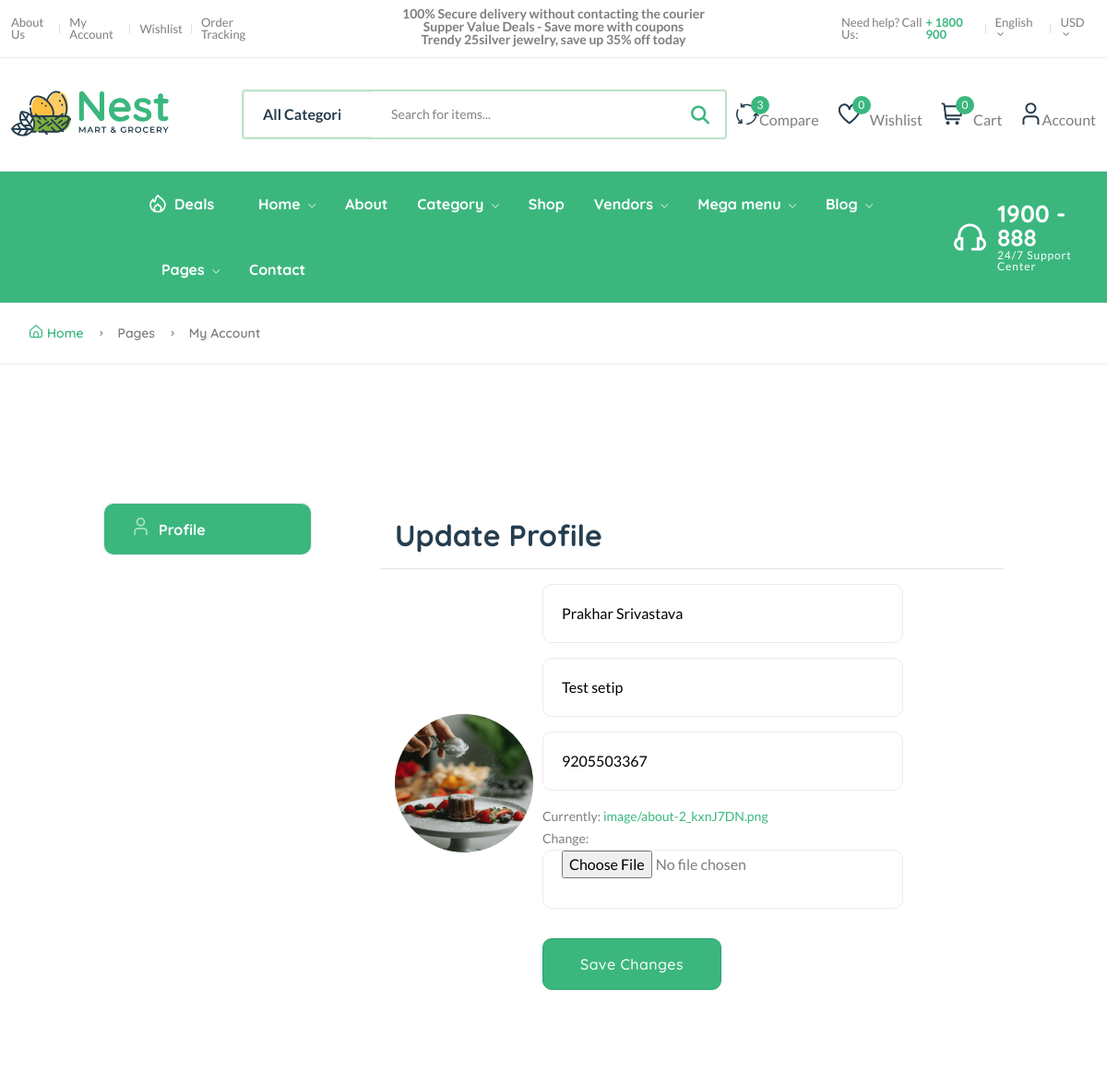
Before: /user/edit-profile (signed in, upper part) with the older database file.
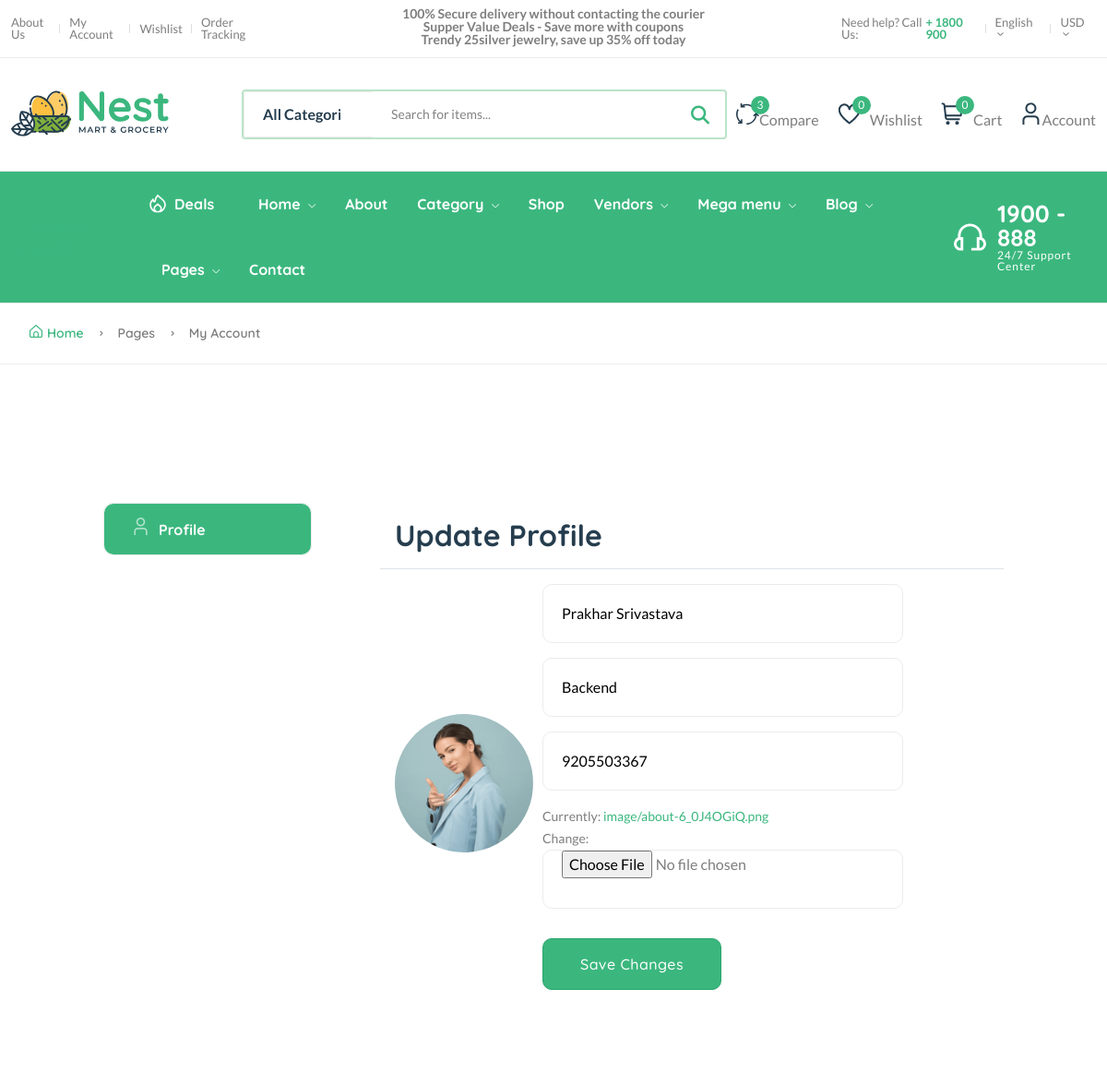
After: the same page with the newer database file.
### userauths/models.py (models this page shows, shortened)
class Profile(models.Model):
    user=models.OneToOneField(User,on_delete=models.CASCADE)
    image = models.ImageField(upload_to='image')
    full_name = models.CharField(max_length=100,null=True, blank=True)
    bio=models.CharField(max_length=200, blank=True, null=True)
    mobile = models.CharField(max_length=10)
    verified=models.BooleanField(default=False)

### userauths/views.py (the view)
# urls.py: path('edit-profile',views.edit_profile_view,name='edit-profile'),
def edit_profile_view(request):
    profile = Profile.objects.get(user=request.user)
    if request.method=='POST':
        form = ProfileForm(request.POST,request.FILES,instance=profile)
        if form.is_valid():
            new_form = form.save(commit=False)
            new_form.user = request.user
            new_form.save()
            messages.success(request,'Profile updated successfully')
            return redirect('core:dashboard')
    else:
        form = ProfileForm(instance=profile)
        context={
            'form':form,
            'profile':profile
        }
        return render(request,'userauths/edit-profile.html',context)

### userauths/forms.py
class ProfileForm(forms.ModelForm):
    full_name = forms.CharField(widget=forms.TextInput(attrs={'placeholder':'Enter full name'}))
    mobile = forms.CharField(widget=forms.TextInput(attrs={'placeholder':'Enter mobile number'}))
    bio = forms.CharField(widget=forms.TextInput(attrs={'placeholder':'Enter bio'}))
    class Meta:
        model = Profile
        fields=['full_name','image','mobile','bio']

### core/context_processor.py (called while the page is built)
def default(request):
    categories = Category.objects.all()
    products = Product.objects.all()
    vendors = Vendor.objects.all()
    min_max_price = Product.objects.aggregate(min_price=Min('price'),max_price=Max('price'))
    try:
          address = Address.objects.get(user=request.user)
    except:
         address=None
    try:
         wishlist = Wishlist.objects.filter(user=request.user)
    except:
          wishlist=None
          messages.warning(request,'You need to login before adding products to wishlist')
    return {
         'categories':categories,
         'address':address,
         'vendors':vendors,
         'min_max_price':min_max_price,
         'wishlist':wishlist
    }

### templates/userauths/edit-profile.html (shortened to what the changed rows need)
{% extends 'partials/base.html' %}
{%load static%}
{%block content%}
    <main class="main pages">
        <div class="page-content pt-150 pb-150">
            <div class="container">
                <div class="row">
                    <div class="col-lg-10 m-auto">
                        <div class="row">
                            <div class="col-md-9">
                                <div class="tab-content account dashboard-content pl-50">
                                    <div class="tab-pane fade active show" id="profile" role="tabpanel" aria-labelledby="profile-tab">
                                        <div class="card">
                                            <div class='card-body mb-3' style='display:flex; align-items:center; gap:10px'>
                                                <div>
                                                    {%if profile.image %}
                                                    <span><img src='{{profile.image.url}}' style='width: 150px; height:150px; object-fit; border-radius:50%'>
                                                    {%else%}
                                                    <span><img src='https://img.freepik.com/premium-vector/default-avatar-profile-icon-social-media-user-image-gray-avatar-icon-blank-profile-silhouette-vector-illustration_561158-3383.jpg?semt=ais_hybrid' style='width: 150px; height:150px; object-fit; border-radius:50%'>
                                                    {%endif%}
                                                </div>
                                                <div>
                                                    <form action='' method='POST' enctype='multipart/form-data'>
                                                        <div class='mb-3'>
                                                        {{form.full_name}}
                                                        </div>
                                                        <div class='mb-3'>
                                                        {{form.bio}}
                                                        </div>
                                                        <div class='mb-3'>
                                                        {{form.mobile}}
                                                        </div>
                                                        <div class='mb-3'>
                                                        {{form.image}}
                                                        </div>
                                                        <button type='submit' class='btn mt-3'>Save Changes</button>
                                                    </form>
                                                </div>
                                            </div>
                                        </div>
                                    </div>
                                </div>
                            </div>
                        </div>
                    </div>
                </div>
            </div>
        </div>
    </main>
{%endblock content%}

Changed rows visible on the page:
changed Profile "Prakhar Srivastava": image: a different picture; bio "Test setip" → "Backend"
Other visible differences:
text no longer shown: "Currently: image/about-2_kxnJ7DN.png Change:"
text now shown: "Currently: image/about-6_0J4OGiQ.png Change:"
